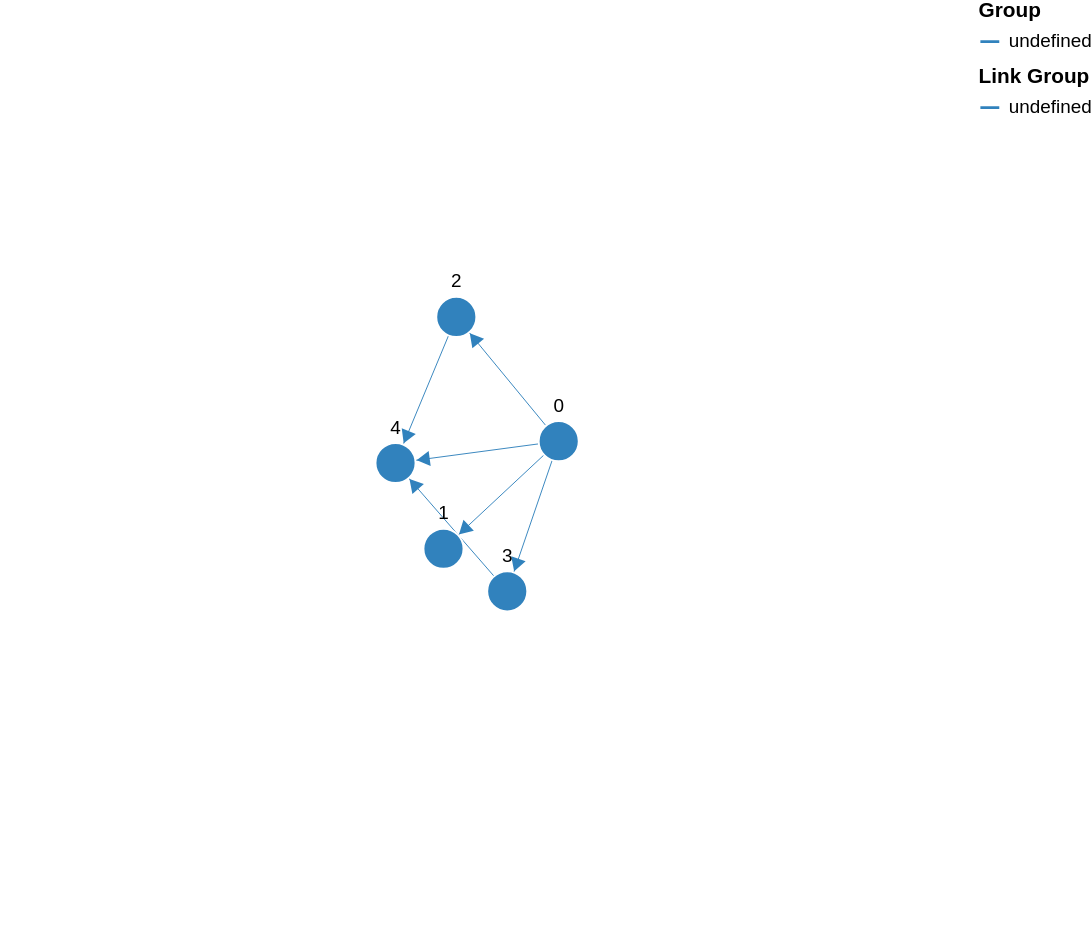

Source (Vega-Lite JSON):
### Vega specification from a JSON file in a GitHub repository (floating-point values rounded to 4 significant figures)
{"$schema": "https://vega.github.io/schema/vega/v5.json", "description": "A node-link diagram with force-directed layout.", "width": 500, "height": 500, "padding": 0, "signals": [{"name": "cx", "update": "width / 2"}, {"name": "cy", "update": "height / 2"}, {"name": "nodeRadius", "value": 15}, {"name": "nodeCharge", "value": -80}, {"name": "linkDistance", "value": 80}, {"description": "State variable for active node fix status.", "name": "fix", "value": false, "on": [{"events": "symbol:mouseout[!event.buttons], window:mouseup", "update": "false"}, {"events": "symbol:mouseover", "update": "fix || true"}, {"events": "[symbol:mousedown, window:mouseup] > window:mousemove!", "update": "xy()", "force": true}]}, {"description": "Unfix node", "name": "reset", "value": null, "on": [{"events": "symbol:dblclick", "update": "item().datum"}]}, {"description": "Graph node most recently interacted with.", "name": "node", "value": null, "on": [{"events": "symbol:mouseover", "update": "fix === true ? item() : node"}]}, {"description": "Flag to restart Force simulation upon data changes.", "name": "restart", "value": false, "on": [{"events": {"signal": "fix"}, "update": "fix && fix.length"}, {"events": {"signal": "reset"}, "update": "true"}]}], "scales": [{"name": "color", "type": "ordinal", "domain": {"data": "node-data", "field": "group"}, "range": {"scheme": "category20c"}}, {"name": "colorlink", "type": "ordinal", "domain": {"data": "link-data", "field": "group"}, "range": {"scheme": "category20c"}}, {"name": "xscale", "domain": {"data": "node-data", "field": "inputX"}, "range": [10, {"signal": "width - 10"}]}, {"name": "yscale", "domain": {"data": "node-data", "field": "inputY"}, "range": [10, {"signal": "height - 10"}]}], "legends": [{"title": "Group", "stroke": "color", "symbolType": "stroke"}, {"title": "Link Group", "stroke": "colorlink", "symbolType": "stroke"}], "marks": [{"name": "nodes", "type": "symbol", "zindex": 1, "from": {"data": "node-data"}, "transform": [{"type": "force", "iterations": 300, "restart": {"signal": "restart"}, "static": true, "signal": "force", "forces": [{"force": "center", "x": {"signal": "cx"}, "y": {"signal": "cy"}}, {"force": "collide", "radius": {"signal": "nodeRadius"}}, {"force": "nbody", "strength": {"signal": "nodeCharge"}}, {"force": "link", "links": "link-data", "distance": {"signal": "linkDistance"}}]}], "encode": {"enter": {"fill": {"scale": "color", "field": "group"}, "stroke": {"value": "white"}}, "update": {"size": {"signal": "2 * nodeRadius * nodeRadius"}, "cursor": {"value": "pointer"}, "fx": {"signal": "datum.interactionX == null ? scale('xscale', datum.inputX) : datum.interactionX"}, "fy": {"signal": "datum.interactionY == null ? scale('yscale', datum.inputY) : datum.interactionY"}}}}, {"type": "text", "name": "labels", "from": {"data": "nodes"}, "zindex": 2, "interactive": false, "transform": [{"type": "label", "avoidMarks": ["nodes"], "anchor": ["top", "bottom", "right", "left"], "offset": [1], "size": {"signal": "[width + 60, height]"}}], "encode": {"enter": {"fill": {"value": "black"}, "align": {"value": "center"}, "baseline": {"value": "middle"}, "fontSize": {"value": 10}, "text": {"field": "datum.label"}}, "update": {"x": {"field": "x"}, "y": {"field": "y"}}}}, {"type": "path", "from": {"data": "link-data"}, "interactive": false, "encode": {"update": {"stroke": {"scale": "colorlink", "field": "group"}, "strokeWidth": {"value": 0.5}}}, "transform": [{"type": "linkpath", "require": {"signal": "force"}, "shape": "line", "sourceX": "datum.source.x", "sourceY": "datum.source.y", "targetX": "datum.target.x", "targetY": "datum.target.y"}]}, {"name": "arrows", "type": "symbol", "from": {"data": "link-data"}, "zindex": {"value": 40}, "encode": {"enter": {"fill": {"scale": "colorlink", "field": "group"}, "stroke": {"scale": "colorlink", "field": "group"}, "shape": {"value": "triangle-right"}, "size": {"value": 40}}, "update": {"x": {"field": "target.x"}, "y": {"field": "target.y"}}, "hover": {"opacity": {"value": 1}}}, "transform": [{"type": "formula", "as": "tan", "expr": "atan2((datum.datum.target.y-datum.datum.source.y),(datum.datum.target.x-datum.datum.source.x))"}, {"type": "formula", "as": "angle", "expr": "datum.tan*180/PI"}, {"type": "formula", "as": "y", "expr": "datum.datum.target.y - nodeRadius*sin(datum.tan)"}, {"type": "formula", "as": "x", "expr": "datum.datum.target.x - nodeRadius*cos(datum.tan)"}]}], "data": [{"name": "node-data", "values": [{"attribution": ["C", "D"], "label": 0, "id": 0}, {"attribution": ["D", "B"], "label": 1, "id": 1}, {"attribution": ["D", "B", "A"], "label": 2, "id": 2}, {"attribution": ["B", "C"], "label": 3, "id": 3}, {"attribution": ["A", "B"], "label": 4, "id": 4}], "on": [{"trigger": "fix.length == 2", "modify": "node.datum", "values": "{interactionX: fix[0], interactionY: fix[1]}"}, {"trigger": "reset", "modify": "reset", "values": "{interactionX: null, interactionY: null}"}]}, {"name": "link-data", "values": [{"attribution": ["C"], "source": 0, "target": 1}, {"attribution": ["C"], "source": 0, "target": 2}, {"attribution": ["B", "A", "C"], "source": 0, "target": 3}, {"attribution": ["A", "D", "C"], "source": 0, "target": 4}, {"attribution": ["D", "B", "C", "A"], "source": 2, "target": 4}, {"attribution": ["D", "B", "A", "C"], "source": 3, "target": 4}]}]}
